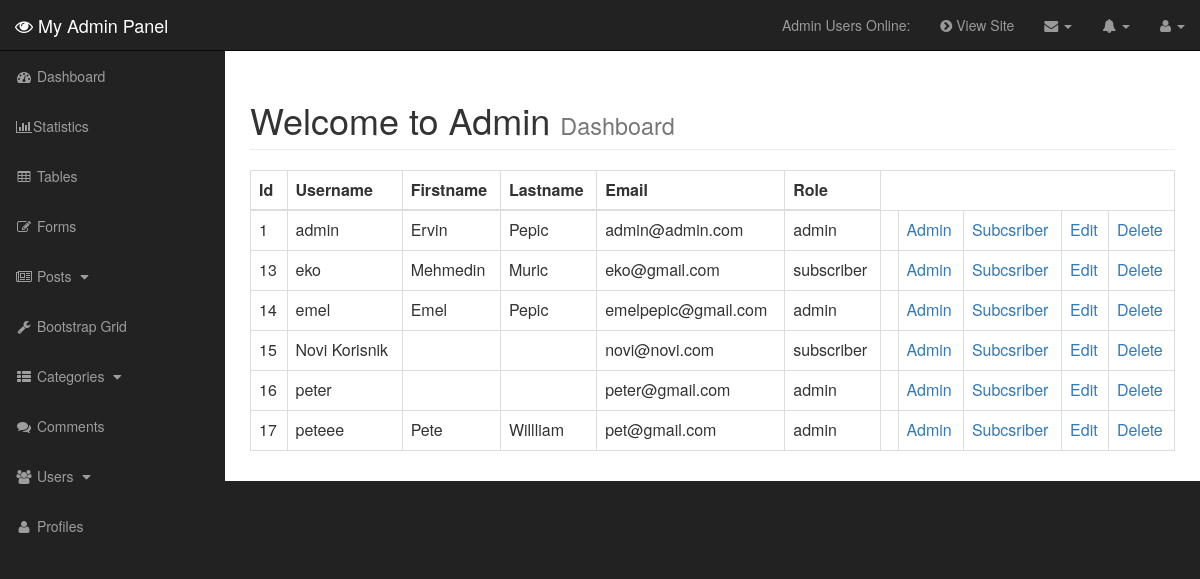
/admin/users.php, run on the app's committed database.
### tables this page shows
CREATE TABLE `users` (
  `user_id` int(9) NOT NULL,
  `username` varchar(255) NOT NULL,
  `user_password` varchar(255) NOT NULL,
  `user_firstname` varchar(255) NOT NULL,
  `user_lastname` varchar(255) NOT NULL,
  `user_email` varchar(255) NOT NULL,
  `user_image` text NOT NULL,
  `user_role` varchar(255) NOT NULL,
  `randSalt` varchar(255) NOT NULL DEFAULT '$2y$10$iusesomecrazystrings22'
);

### admin/includes/view_all_users.php (the view, shortened to what this page needs)
<table class="table table-bordered  table-hover">
    <thead>
        <tr>
            <th>Id</th>
            <th>Username</th>
            <th>Firstname</th>
            <th>Lastname</th>
            <th>Email</th>
            <th>Role</th>
        </tr>
    </thead>
    <tbody>
        <?php
        $query = "SELECT * FROM users";
        $select_users = mysqli_query($connection, $query);
        while($row = mysqli_fetch_assoc($select_users))
        {
        $user_id = $row['user_id'];
        $username = $row['username'];
        $user_firstname = $row['user_firstname'];
        $user_lastname = $row['user_lastname'];
        $user_email = $row['user_email'];
        $user_role = $row['user_role'];
        echo "<tr>";
        echo "<td>$user_id</td>";
        echo "<td>$username</td>";
        echo "<td>$user_firstname</td>";
        echo "<td>$user_lastname</td>";
        echo "<td>$user_email</td>";
        echo "<td>$user_role</td>";
        echo "<td></td>";
        echo "<td><a href='users.php?change_to_admin=$user_id'>Admin</a></td>";
        echo "<td><a href='users.php?change_to_sub=$user_id'>Subcsriber</a></td>";
        echo "<td><a href='users.php?source=edit_user&edit_user={$user_id}'>Edit</a></td>";
        echo "<td><a href='users.php?delete={$user_id}'>Delete</a></td>";
        echo "</tr>";
        }
         ?>
    </tbody>
</table>

### admin/css/sb-admin.css (style rules this page uses)
body { margin-top: 100px; background-color: #222; }
@media (min-width:768px) { body { margin-top: 50px; } }

### data on the page
users: user_id "1", username "admin", user_firstname "Ervin", user_lastname "Pepic", user_email "admin@admin.com", user_role "admin"
users: user_id "13", username "eko", user_firstname "Mehmedin", user_lastname "Muric", user_email "eko@gmail.com", user_role "subscriber"
users: user_id "14", username "emel", user_firstname "Emel", user_lastname "Pepic", user_email "emelpepic@gmail.com", user_role "admin"
users: user_id "15", username "Novi Korisnik", user_email "novi@novi.com", user_role "subscriber"
users: user_id "16", username "peter", user_email "peter@gmail.com", user_role "admin"
users: user_id "17", username "peteee", user_firstname "Pete", user_lastname "Willliam", user_email "pet@gmail.com", user_role "admin"
